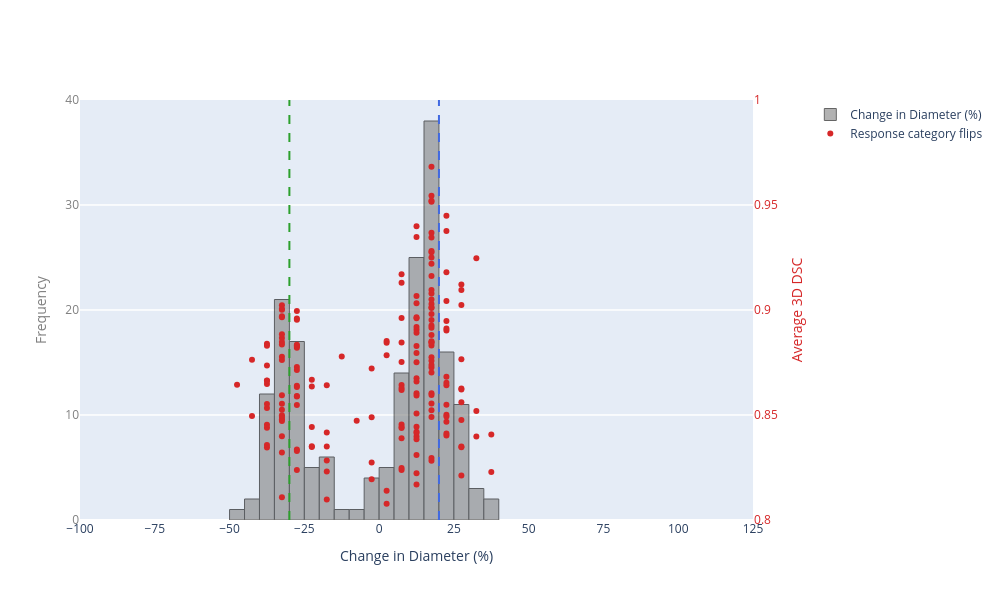

Write notebook code for a chart like this one.
### Code cell
high3ddice_RECISTflips = high_3d_dice[high_3d_dice['RECIST_flip'] == True]

RECIST_plot = response_bar_and_scatter(
    hist_data=high3ddice_RECISTflips['GT_perc_diam_change'],
    scatter_y_data=high3ddice_RECISTflips['avg_DICE'],
    scatter_label='Average 3D DSC',
    boundary_lines='RECIST',
)

RECIST_plot.update_layout(autosize=False, width=1000, height=600)

### Figure 1 — Plotly figure (JSON) as saved in the notebook; plotly's stock layout.template omitted (floating-point values rounded to 4 significant figures; data arrays with more than 128 entries replaced by an {"elided": "..."} marker saying what was removed)
{"data": [{"marker": {"color": "grey", "line": {"color": "black", "width": 1}}, "name": "Change in Diameter (%)", "opacity": 0.6, "type": "histogram", "x": {"elided": "184 float values"}, "xbins": {"end": 116, "size": 5, "start": -85}}, {"marker": {"color": "#d62728", "size": 6}, "mode": "markers", "name": "Response category flips", "type": "scatter", "x": {"elided": "184 float values"}, "xaxis": "x", "y": {"elided": "184 float values"}, "yaxis": "y2"}], "layout": {"autosize": false, "barmode": "overlay", "height": 600, "shapes": [{"line": {"color": "#2ca02c", "dash": "dash", "width": 2}, "type": "line", "x0": -30, "x1": -30, "xref": "x", "y0": 0, "y1": 1, "yref": "y domain"}, {"line": {"color": "royalblue", "dash": "dash", "width": 2}, "type": "line", "x0": 20, "x1": 20, "xref": "x", "y0": 0, "y1": 1, "yref": "y domain"}], "width": 1000, "xaxis": {"anchor": "y", "domain": [0, 0.94], "dtick": 25, "range": [-100, 125], "tick0": -100, "tickmode": "linear", "title": {"text": "Change in Diameter (%)"}}, "yaxis": {"anchor": "x", "domain": [0, 1], "dtick": 10, "range": [0, 40], "tick0": 0, "tickfont": {"color": "grey"}, "tickmode": "linear", "title": {"font": {"color": "grey"}, "text": "Frequency"}}, "yaxis2": {"anchor": "x", "dtick": 0.05, "overlaying": "y", "range": [0.8, 1], "side": "right", "tick0": 0.8, "tickfont": {"color": "#d62728"}, "tickmode": "linear", "title": {"font": {"color": "#d62728"}, "text": "Average 3D DSC"}}}}
